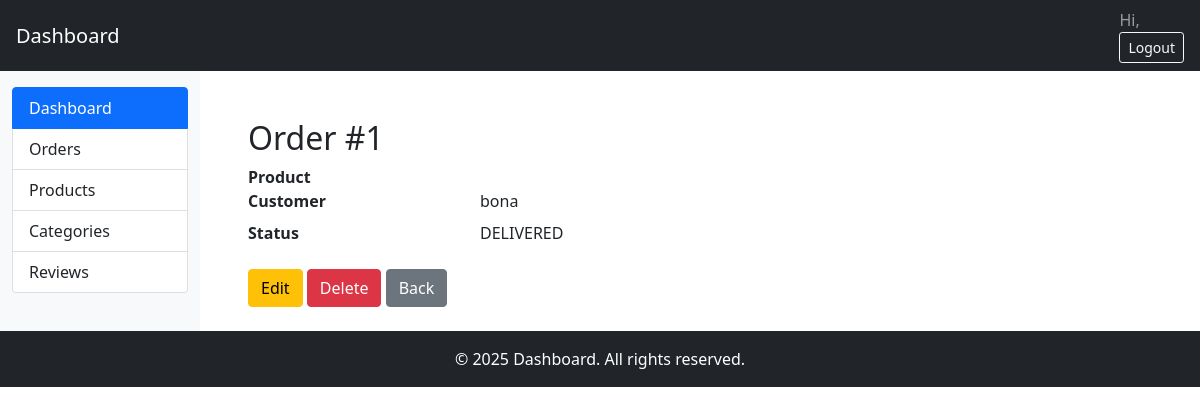
The app's page /shop/orders/1/ with its own data.
### shop/models.py (models this page shows, shortened)
class Order(models.Model):
    STATUS_OPTIONS = [
        ('PENDING', 'Pending'),
        ('PLACED', 'Placed'),
        ('DELIVERED', 'Delivered'),
        ('CANCELED', 'Canceled'),
    ]
    ordered_by = models.ForeignKey(User, on_delete=models.CASCADE, related_name='ordered_by')
    ordered_on = models.DateTimeField(auto_now_add=True)
    status = models.CharField(max_length=10, choices=STATUS_OPTIONS)

### shop/views.py (the view)
# urls.py: path('orders/<int:pk>/', OrderDetailView.as_view(), name='order_detail'),
class OrderDetailView(DetailView):
    model = Order
    template_name = 'shop/order/order_detail.html'

### shop/templates/shop/order/order_detail.html
{% extends 'dashboard.html' %}
{% block content %}
<div class="container mt-4">
  <h2>Order #{{ object.pk }}</h2>
  <dl class="row">
    <dt class="col-sm-3">Product</dt><dd class="col-sm-9">{{ object.product.name }}</dd>
    <dt class="col-sm-3">Customer</dt><dd class="col-sm-9">{{ object.ordered_by.username }}</dd>
    <dt class="col-sm-3">Status</dt><dd class="col-sm-9">{{ object.status }}</dd>
  </dl>
  <a href="{% url 'shop:order_update' object.pk %}" class="btn btn-warning">Edit</a>
  <a href="{% url 'shop:order_delete' object.pk %}" class="btn btn-danger">Delete</a>
  <a href="{% url 'shop:order_list' %}" class="btn btn-secondary">Back</a>
</div>
{% endblock %}

### records on screen
Order: pk "1", ordered_by.username "bona", status "DELIVERED"

### other values on screen
{{ year|default:"2025" }} "2025"
